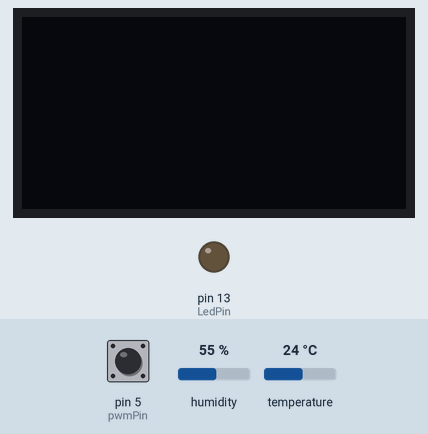
Simulated run of this sketch. Board: Arduino Uno, built with avr-gcc and run on an emulated ATmega328P. On the bench: 128×64 one-colour display, output pins drawn as LEDs (lit = HIGH). Dashed ring = blinking. Inputs (shaded band) come from the test bench; at power-on: pin 5 (pwmPin) LOW, humidity 55 %, temperature 24 °C.

Above: at 3.2 s.
3.3 s: pin 5 (pwmPin) driven HIGH
At 3.6 s:
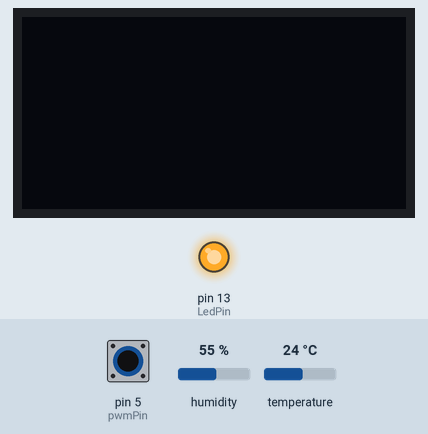
4.8 s: pin 5 (pwmPin) driven LOW
At 5.9 s:
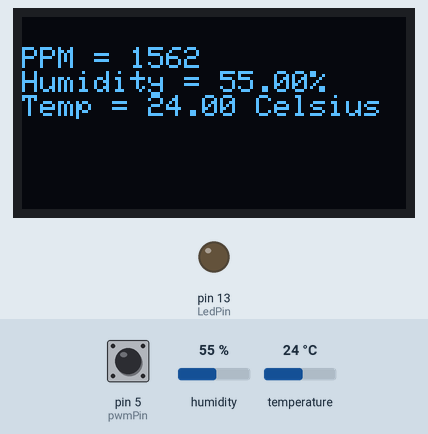
6.3 s: pin 5 (pwmPin) driven HIGH
At 7.1 s:
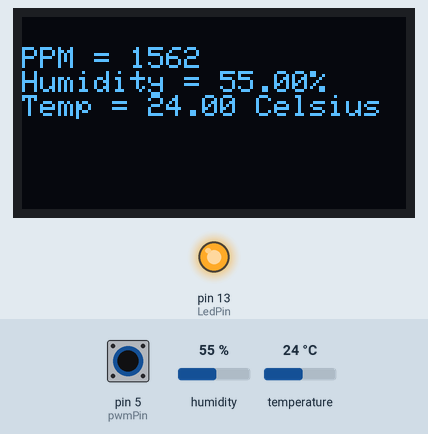
7.8 s: pin 5 (pwmPin) driven LOW
At 8.2 s:
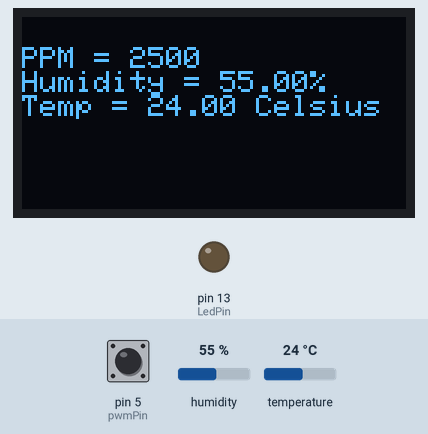
9.3 s: pin 5 (pwmPin) pulsed HIGH 2 times (0.12 s each, 0.3 s apart)
At 9.67 s:
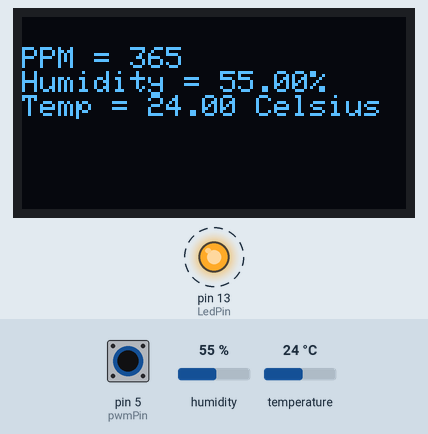
Timing chart, 0 to 12.3 s (numbered marks = the images above; inputs shaded):
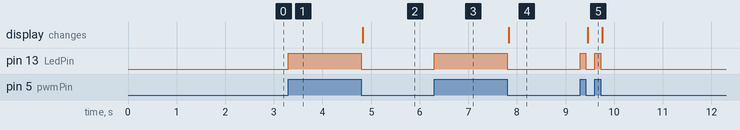

The sketch:

Co2___Display_Arduino.ino
```cpp
#include <Wire.h>
#include <Adafruit_GFX.h>
#include <Adafruit_SSD1306.h>
#include <DHT.h>

#define DHTPIN 2     // what pin we're connected to
#define DHTTYPE DHT22   // DHT 22  (AM2302)
DHT dht(DHTPIN, DHTTYPE); //// Initialize DHT sensor for normal 16mhz Arduino

#define SCREEN_WIDTH 128 // Ширина дисплея в пикселях
#define SCREEN_HEIGHT 64 // Высота дисплея в пикселях

// Declaration for an SSD1306 display connected to I2C (SDA, SCL pins)
Adafruit_SSD1306 display(SCREEN_WIDTH, SCREEN_HEIGHT, &Wire, -1);

// Пины датчика Co2
#define pwmPin 5
#define LedPin 13

int prevVal = LOW;
long th, tl, h, l, ppm;

//Variables
int chk;
float hum;  //Stores humidity value
float temp; //Stores temperature value

void setup() {
  Serial.begin(115200);
  pinMode(pwmPin, INPUT);
  pinMode(LedPin, OUTPUT);

  dht.begin();

  if(!display.begin(SSD1306_SWITCHCAPVCC, 0x3C)) { // Address 0x3D for 128x64
    Serial.println(F("SSD1306 allocation failed"));
    for(;;);
  }
  delay(2000);
  display.clearDisplay();
}

void loop() {

  hum = dht.readHumidity();
  temp= dht.readTemperature();

  long tt = millis();
  int myVal = digitalRead(pwmPin);

  //Если обнаружили изменение
  if (myVal == HIGH) {
    digitalWrite(LedPin, HIGH);
    if (myVal != prevVal) {
      h = tt;
      tl = h - l;
      prevVal = myVal;
    }
  }  else {
    digitalWrite(LedPin, LOW);
    if (myVal != prevVal) {
      l = tt;
      th = l - h;
      prevVal = myVal;
      ppm = 5000 * (th - 2) / (th + tl - 4);


      display.setTextSize(1);
      display.setTextColor(WHITE);
      display.setCursor(0, 10);
      // Display static text
      display.println("PPM = " + String(ppm));
      display.println("Humidity = " + String(hum) + "%");
      display.println("Temp = " + String(temp) + " Celsius");
      display.display();
      display.clearDisplay();
    }
  }
}
```

Measured:
- after the input at 3.3 s, pin 13 (LedPin): LOW → HIGH at once
- after the input at 4.8 s, pin 13 (LedPin): HIGH → LOW at once; the display: changes at once (image 2)
- after the input at 6.3 s, pin 13 (LedPin): LOW → HIGH at once
- after the input at 7.8 s, pin 13 (LedPin): HIGH → LOW at once; the display: changes at once (image 4)
- after the input at 9.3 s, pin 13 (LedPin): alternates HIGH for 0.12 s and LOW for 0.18 s, 4 changes in all, then stays LOW, starting at once; the display: changes after 0.15 s (image 5)
